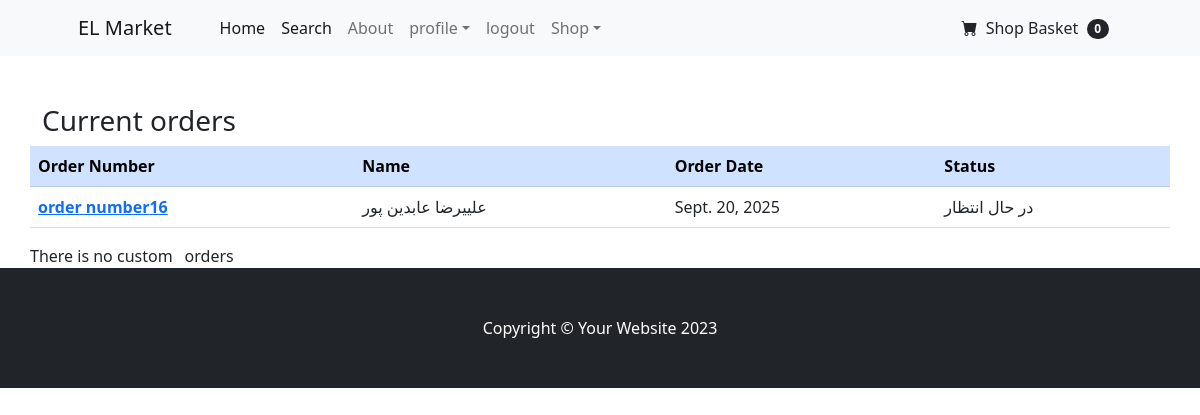
Screenshot of /orders/ (signed in) with the database file from the repository.
### payment/models.py (models this page shows, shortened)
class Order(models.Model):
    STATUS_ORDER = [
        ("Pending", "در حال انتظار"),
        ("Processing", "در حال پردازش"),
        ("Shipped", "ارسال شده"),
        ("Delivered", "تحویل داده شده"),
    ]
    user = models.ForeignKey(User, on_delete=models.CASCADE, null=True, blank=True)
    full_name = models.CharField(max_length=250)
    email = models.CharField(max_length=250)
    shipping_address = models.TextField(max_length=2000)
    amount_paid = models.DecimalField(decimal_places=0, max_digits=12)  # ✅ تغییر نام
    date_ordered = models.DateField(auto_now_add=True)
    status = models.CharField(max_length=50, choices=STATUS_ORDER, default="Pending")

### shop/views.py (the view)
# urls.py: path('orders/', views.user_orders, name="orders"),
def user_orders(request):
    if request.user.is_authenticated:
        dellivered_orders = Order.objects.filter(user = request.user, status = 'Delivered')
        other_orders = Order.objects.filter(user = request.user).exclude(status = 'Delivered')
        context = {
            'Delivered':dellivered_orders,
            'other': other_orders
        }
        return render (request, 'orders.html', context)
    else:
       messages.success(request,'This page cannot be accessed.')
       return redirect('home')

### cart/cart.py (called while the page is built)
    def __len__(self):
        return len(self.cart)

### cart/context_processor.py (called while the page is built)
def cart(request):
    return{'cart': Cart(request)}

### shop/templates/orders.html (shortened to what this page needs)
{% extends "base.html" %}
{% block content %}
<br>
<br>
<div class="container">
    <div class="row">
        {% if other %}
        <h3>Current orders</h3>
        <table class="table">
            <thead class="table-primary">
                <tr>
                    <th scope="col">Order Number</th>
                    <th scope="col">Name </th>
                    <th scope="col">Order Date </th>
                    <th scope="col">Status</th>
                </tr>
            </thead>
            <tbody>
                {% for order in other %}
                <tr>
                    <th scope="row"><a href="{% url 'order_details' order.id %}">order number{{order.id}}</a></th>
                    <td>{{order.full_name}}</td>
                    <td>{{order.date_ordered}}</td>
                    <td>{{order.get_status_display}}</td>
                </tr>
                {% endfor %}
            </tbody>
        </table>
        {% else %}
        The order is not in progress.
        {% endif %}
        {% if delivered %}
        <h3>Orders delivered</h3>
        <table class="table">
            <thead class="table-primary">
                <tr>
                    <th scope="col">Order Number</th>
                    <th scope="col">Name </th>
                    <th scope="col">Delivery date</th>
                    <th scope="col">Status</th>
                </tr>
            </thead>
            <tbody>
                {% for order in delivered %}
                <tr>
                    <th scope="row"><a href="{% url 'order_details' order.id %}">order number{{order.id}}</a></th>
                    <td>{{order.full_name}}</td>
                    <td>{{order.last_update}}</td>
                    <td>{{order.get_status_display}}</td>
                </tr>
                {% endfor %}
            </tbody>
        </table>
        {% else %}
       There is no custom
        {% endif %}
        <div class="col-8">
            orders
        </div>
    </div>
</div>
{% endblock %}

### rows the page displays
Order: id "16", full_name "علییرضا عابدین پور", date_ordered "Sept. 20, 2025", status "در حال انتظار"

### other values shown
{{ cart|length }} "0"
